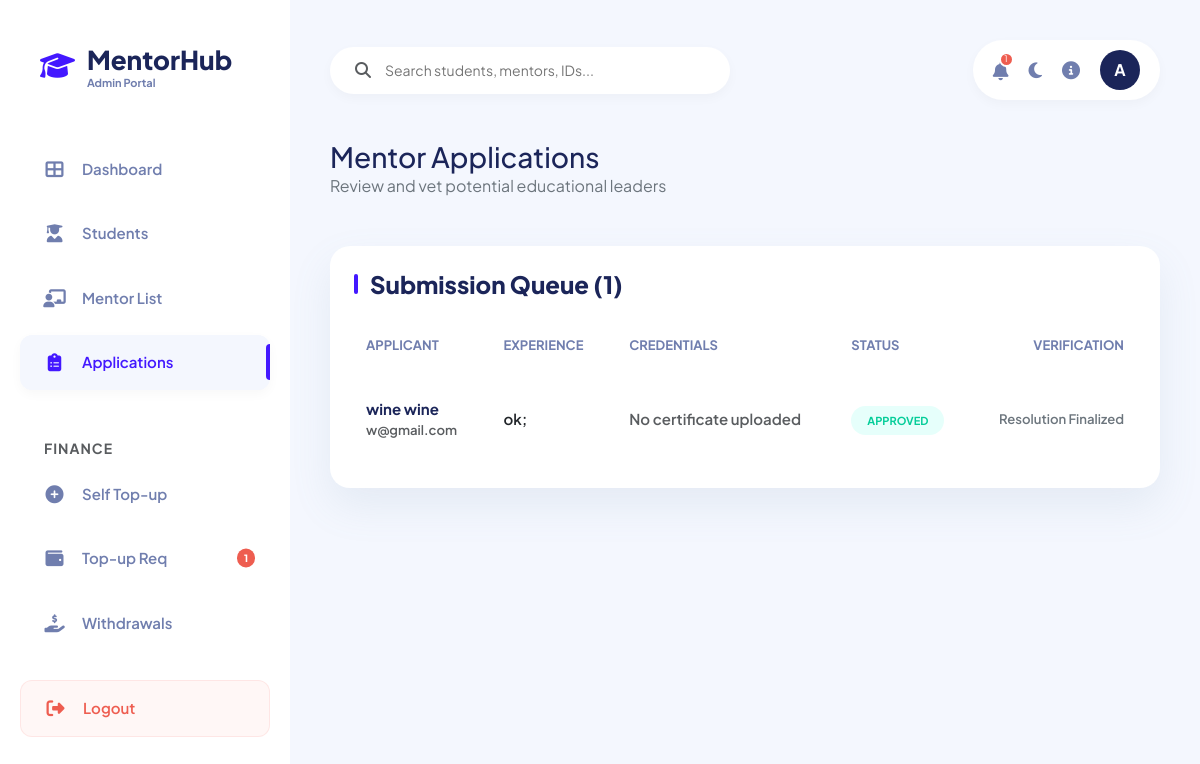
Page /admin/mentor_applications.php (signed in) on the committed database.
### tables this page shows
CREATE TABLE `mentor_applications` (
  `id` int(11) NOT NULL,
  `user_id` int(11) NOT NULL,
  `admin_id` int(11) DEFAULT NULL,
  `experience` text NOT NULL,
  `certificate` varchar(255) DEFAULT NULL,
  `status` enum('pending','approved','rejected') DEFAULT 'pending',
  `applied_at` datetime DEFAULT NULL,
  `reviewed_at` datetime DEFAULT NULL,
  `created_at` datetime DEFAULT NULL
);

CREATE TABLE `users` (
  `id` int(11) NOT NULL,
  `name` varchar(100) NOT NULL,
  `email` varchar(150) NOT NULL,
  `password` varchar(255) NOT NULL,
  `created_by_admin` int(11) DEFAULT NULL,
  `role` enum('admin','student','mentor') DEFAULT 'student',
  `status` enum('active','suspended') DEFAULT 'active',
  `created_by` int(11) DEFAULT NULL,
  `mentor_id` int(11) DEFAULT NULL,
  `is_mentor` tinyint(1) DEFAULT 0,
  `created_at` datetime DEFAULT current_timestamp(),
  `balance` decimal(10,2) NOT NULL DEFAULT 0.00,
  `mentor_status` varchar(20) DEFAULT 'none',
  `hourly_rate` decimal(10,2) DEFAULT 10.00,
  `is_volunteer` tinyint(1) DEFAULT 0,
  `admin_id` int(11) DEFAULT NULL,
  `education` text DEFAULT NULL,
  `expertise` text DEFAULT NULL,
  `bio` text DEFAULT NULL,
  `mentor_documents` text DEFAULT NULL,
  `profile_photo` varchar(255) DEFAULT NULL,
  `last_seen` datetime DEFAULT NULL,
  `qr_code` varchar(255) DEFAULT NULL,
  `teaching_balance` decimal(10,2) DEFAULT 0.00
);

### public/admin/mentor_applications.php (the view, shortened to what this page needs)
<?php
require_once '../../includes/db.php';
$admin_id = $_SESSION['user_id'];
$stmt = $pdo->prepare("
    SELECT ma.id AS application_id,
           u.id AS user_id,
           u.name,
           u.email,
           ma.experience,
           ma.certificate,
           ma.status
    FROM mentor_applications ma
    JOIN users u ON ma.user_id = u.id
    WHERE ma.admin_id = ?
    ORDER BY ma.id DESC
");
$stmt->execute([$admin_id]);
$applications = $stmt->fetchAll();
include 'layout_header.php';
?>
    <div class="d-flex justify-content-between align-items-center mb-5">
        <div>
            <h1 class="fw-800 fs-3 m-0">Mentor Applications</h1>
            <p class="text-secondary fw-500 m-0">Review and vet potential educational leaders</p>
        </div>
    </div>
    <div class="premium-card p-0 overflow-hidden border-0">
        <div class="px-4 pt-4">
            <h5 class="section-title">Submission Queue (<?= count($applications) ?>)</h5>
        </div>
        <div class="table-responsive p-3">
            <table class="premium-table mb-0">
                <thead>
                    <tr>
                        <th>Applicant</th>
                        <th>Experience</th>
                        <th>Credentials</th>
                        <th>Status</th>
                        <th class="text-end">Verification</th>
                    </tr>
                </thead>
                <tbody>
                    <?php foreach ($applications as $app): ?>
                    <tr>
                        <td>
                            <div class="fw-bold"><?= htmlspecialchars($app['name']) ?></div>
                            <div class="small text-muted"><?= htmlspecialchars($app['email']) ?></div>
                        </td>
                        <td>
                            <div class="fw-600 text-dark" style="max-width: 300px;"><?= nl2br(htmlspecialchars($app['experience'])) ?></div>
                        </td>
                        <td>
                            <?php if ($app['certificate']): ?>
                                <a href="../../uploads/<?= $app['certificate'] ?>" target="_blank" class="text-primary fw-700 text-decoration-none">
                                    <i class="fas fa-file-signature me-1"></i>View Document
                                </a>
                            <?php else: ?>
                                <span class="text-muted italic">No certificate uploaded</span>
                            <?php endif; ?>
                        </td>
                        <td>
                            <span class="badge-premium badge-<?= $app['status'] ?>">
                                <?= strtoupper($app['status']) ?>
                            </span>
                        </td>
                        <td>
                            <div class="d-flex justify-content-end gap-2">
                                <?php if ($app['status'] === 'pending'): ?>
                                    <a href="?action=approve&id=<?= $app['application_id'] ?>"
                                       class="btn-premium btn-p-primary btn-sm"
                                       onclick="return confirm('Officially approve this mentor?')">
                                        <i class="fas fa-check"></i> Approve
                                    </a>
                                    <a href="?action=reject&id=<?= $app['application_id'] ?>"
                                       class="btn-premium btn-p-danger btn-sm"
                                       onclick="return confirm('Reject this application?')">
                                        <i class="fas fa-times"></i> Reject
                                    </a>
                                <?php else: ?>
                                    <span class="text-secondary small fw-700 italic">Resolution Finalized</span>
                                <?php endif; ?>
                            </div>
                        </td>
                    </tr>
                    <?php endforeach; ?>
                </tbody>
            </table>
        </div>
    </div>
<?php include 'layout_footer.php'; ?>

### public/admin/layout_header.php (style rules this page uses)
:root { --primary: #4318FF; --primary-light: #F4F7FE; --secondary: #707EAE; --dark: #1B2559; --success: #05CD99; --danger: #EE5D50; --warning: #FFB81C; --bg: #F4F7FE; --card-bg: #FFFFFF; --sidebar-width: 290px; --shadow-sm: 0px 4px 12px rgba(0, 0, 0, 0.03); --shadow-md: 0px 18px 40px rgba(112, 144, 176, 0.12); }
body { font-family: 'Plus Jakarta Sans', sans-serif; background-color: var(--bg); color: var(--dark); overflow-x: hidden; margin: 0; }
.premium-card { background: var(--card-bg); border-radius: 20px; padding: 25px; border: none; box-shadow: var(--shadow-md); height: 100%; transition: 0.3s; }
.section-title { font-size: 24px; font-weight: 800; color: var(--dark); margin: 0; display: flex; align-items: center; gap: 12px; }
.section-title::before { content: ''; width: 4px; height: 20px; background: var(--primary); border-radius: 10px; }
.premium-table { width: 100%; border-collapse: separate; border-spacing: 0 12px; }
.premium-table th { color: var(--secondary); font-size: 13px; font-weight: 700; text-transform: uppercase; padding: 10px 20px; border: none; }
.premium-table td { background: var(--card-bg); padding: 20px; border: none; font-weight: 600; font-size: 15px; vertical-align: middle; transition: 0.2s; }
.premium-table td:first-child { border-radius: 20px 0 0 20px; }
.premium-table td:last-child { border-radius: 0 20px 20px 0; }
.badge-premium { padding: 8px 16px; border-radius: 30px; font-size: 11px; font-weight: 700; text-transform: uppercase; }
.badge-active, .badge-approved { background: #E6FFFB; color: var(--success); }

### rows in the picture
mentor_applications: user.name "wine wine", user.email "w@gmail.com", experience "ok;", shows "No certificate uploaded", status "APPROVED", shows "Resolution Finalized"

### other values in the picture
$pending_topup_count "1"
$total_pending_count "1"
substr($_SESSION['role'], 0, 1) "A"
count($applications) "1"
